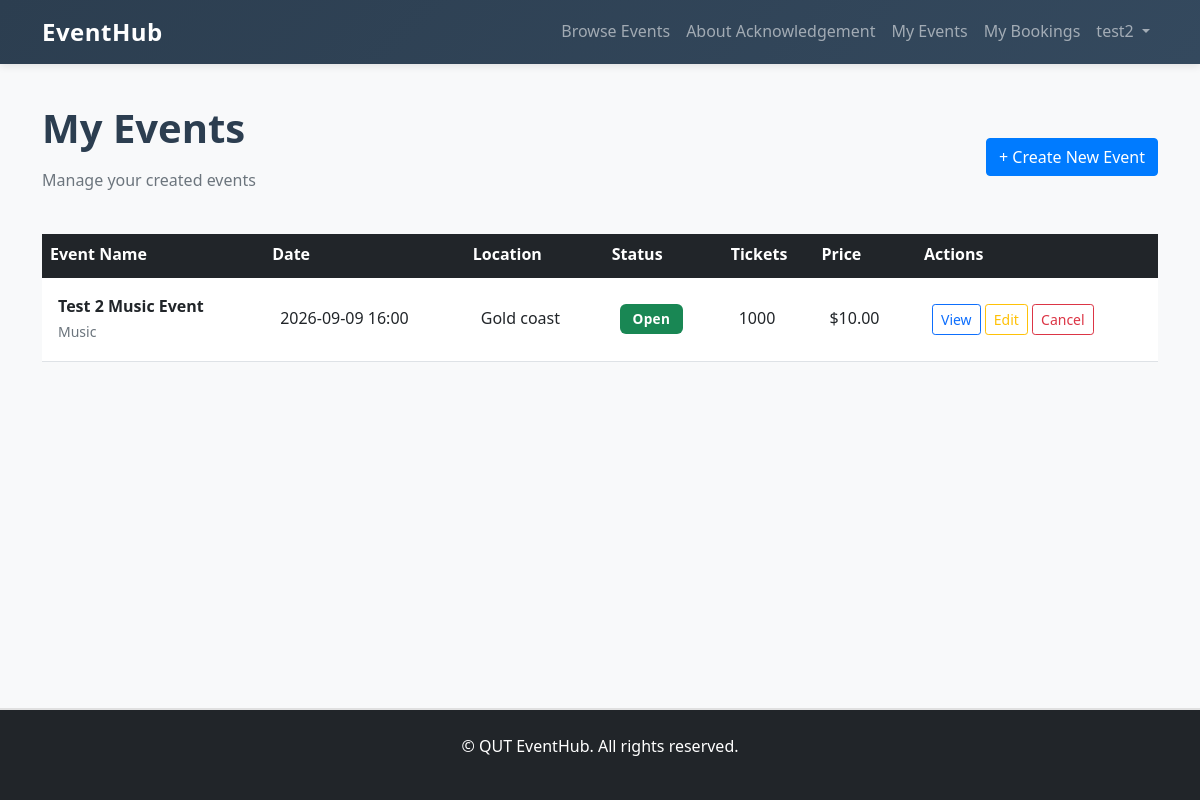
The app's page /my-events (signed in) with its own data.
### eventmanager/models.py (models this page shows, shortened)
class User(db.Model, UserMixin):
    id = db.Column(db.Integer, primary_key=True)
    first_name = db.Column(db.String(50))
    surname = db.Column(db.String(50))
    email = db.Column(db.String(100), unique=True)
    password_hash = db.Column(db.String(255))
    phone = db.Column(db.String(20))
    address = db.Column(db.String(200))
    events = db.relationship('Event', backref='organizer', foreign_keys='Event.user_id', cascade='all, delete-orphan')
    bookings = db.relationship('Booking', backref='user', foreign_keys='Booking.user_id', cascade='all, delete-orphan')
    comments = db.relationship('Comment', backref='user', foreign_keys='Comment.user_id', cascade='all, delete-orphan')

class Event(db.Model):
    id = db.Column(db.Integer, primary_key=True)
    title = db.Column(db.String(100), nullable=False)
    description = db.Column(db.Text)
    category = db.Column(db.String(50))
    location = db.Column(db.String(100))
    date = db.Column(db.DateTime, nullable=False)
    price = db.Column(db.Float)
    tickets_available = db.Column(db.Integer)
    image = db.Column(db.String(200))
    status = db.Column(db.String(20), default='Open')
    acknowledgement_type = db.Column(db.String(20), default='None')
    acknowledgement_text = db.Column(db.Text)
    acknowledgement_location = db.Column(db.String(100))
    user_id = db.Column(db.Integer, db.ForeignKey('user.id'), nullable=False)
    bookings = db.relationship('Booking', backref='event', foreign_keys='Booking.event_id', cascade='all, delete-orphan')
    comments = db.relationship('Comment', backref='event', foreign_keys='Comment.event_id', cascade='all, delete-orphan')

### eventmanager/views.py (the view)
@views.route('/my-events')
@login_required
def my_events():
    events = Event.query.filter_by(user_id=current_user.id).all()
    return render_template('my_events.html', events=events)

### eventmanager/templates/my_events.html (shortened to what this page needs)
{% extends "base.html" %}
{% block content %}
<div class="row mb-4">
    <div class="col-md-12">
        <div class="d-flex justify-content-between align-items-center">
            <div>
                <h1>My Events</h1>
                <p class="text-muted">Manage your created events</p>
            </div>
            <a href="{{ url_for('views.create_event') }}" class="btn btn-primary">+ Create New Event</a>
        </div>
    </div>
</div>
{% if events %}
    <div class="table-responsive">
        <table class="table table-hover">
            <thead class="table-dark">
                <tr>
                    <th>Event Name</th>
                    <th>Date</th>
                    <th>Location</th>
                    <th>Status</th>
                    <th>Tickets</th>
                    <th>Price</th>
                    <th>Actions</th>
                </tr>
            </thead>
            <tbody>
                {% for event in events %}
                    <tr>
                        <td>
                            <strong>{{ event.title }}</strong><br>
                            <small class="text-muted">{{ event.category }}</small>
                        </td>
                        <td>{{ event.date.strftime('%Y-%m-%d %H:%M') }}</td>
                        <td>{{ event.location }}</td>
                        <td>
                            {% if event.status == 'Open' %}
                                <span class="badge bg-success">Open</span>
                            {% elif event.status == 'Sold Out' %}
                                <span class="badge bg-danger">Sold Out</span>
                            {% elif event.status == 'Cancelled' %}
                                <span class="badge bg-warning">Cancelled</span>
                            {% else %}
                                <span class="badge bg-secondary">{{ event.status }}</span>
                            {% endif %}
                        </td>
                        <td>{{ event.tickets_available }}</td>
                        <td>${{ "%.2f"|format(event.price) }}</td>
                        <td>
                            <a href="{{ url_for('views.event_details', event_id=event.id) }}" class="btn btn-sm btn-outline-primary">View</a>
                            {% if event.status != 'Cancelled' %}
                                <a href="{{ url_for('views.edit_event', event_id=event.id) }}" class="btn btn-sm btn-outline-warning">Edit</a>
                                <form method="POST" action="{{ url_for('views.cancel_event', event_id=event.id) }}" style="display: inline;">
                                    <button type="submit" class="btn btn-sm btn-outline-danger" onclick="return confirm('Are you sure?')">Cancel</button>
                                </form>
                            {% endif %}
                        </td>
                    </tr>
                {% endfor %}
            </tbody>
        </table>
    </div>
{% else %}
    <div class="alert alert-info">
        You haven't created any events yet. <a href="{{ url_for('views.create_event') }}">Create your first event</a>!
    </div>
{% endif %}
{% endblock %}

### eventmanager/templates/base.html (shortened to what this page needs)
<!DOCTYPE html>
<html lang="en">
<head>
    <link href="https://cdn.jsdelivr.net/npm/bootstrap@5.1.3/dist/css/bootstrap.min.css" rel="stylesheet">
    <link rel="stylesheet" href="{{ url_for('static', filename='css/style.css') }}">
</head>
<body>
    <nav class="navbar navbar-expand-lg navbar-dark bg-dark">
        <div class="container">
            <a class="navbar-brand" href="{{ url_for('views.index') }}">
                <strong>EventHub</strong>
            </a>
            <div class="collapse navbar-collapse" id="navbarNav">
                <ul class="navbar-nav ms-auto">
                    <li class="nav-item">
                        <a class="nav-link" href="{{ url_for('views.index') }}">Browse Events</a>
                    </li>
                    <li class="nav-item">
                        <a class="nav-link" href="{{ url_for('views.about_acknowledgement') }}">About Acknowledgement</a>
                    </li>
                    {% if current_user.is_authenticated %}
                        <li class="nav-item">
                            <a class="nav-link" href="{{ url_for('views.my_events') }}">My Events</a>
                        </li>
                        <li class="nav-item">
                            <a class="nav-link" href="{{ url_for('views.booking_history') }}">My Bookings</a>
                        </li>
                        <li class="nav-item dropdown">
                            <a class="nav-link dropdown-toggle" href="#" id="userDropdown" role="button" data-bs-toggle="dropdown">
                                {{ current_user.first_name }}
                            </a>
                        </li>
                    {% endif %}
                </ul>
            </div>
        </div>
    </nav>
    <main class="container my-4">
        {% block content %}{% endblock %}
    </main>
    <footer class="bg-dark text-white text-center py-4 mt-5">
        <p>&copy; QUT EventHub. All rights reserved.</p>
    </footer>
</body>
</html>

### eventmanager/static/css/style.css (style rules this page uses)
:root { --primary-color: #007bff; --secondary-color: #6c757d; --success-color: #28a745; --danger-color: #dc3545; --warning-color: #ffc107; --info-color: #17a2b8; --light-bg: #f8f9fa; }
* { margin: 0; padding: 0; box-sizing: border-box; }
body { font-family: 'Segoe UI', Tahoma, Geneva, Verdana, sans-serif; background-color: var(--light-bg); color: #333; line-height: 1.6; min-height: 100vh; display: flex; flex-direction: column; }
main { flex: 1; }
.navbar { box-shadow: 0 2px 8px rgba(0, 0, 0, 0.1); background: linear-gradient(135deg, #2c3e50 0%, #34495e 100%) !important; }
.navbar-brand { font-size: 1.5rem; font-weight: bold; letter-spacing: 0.5px; }
.nav-link { transition: all 0.3s ease; }
.btn-primary { background-color: var(--primary-color); border-color: var(--primary-color); }
.btn-sm { font-size: 0.875rem; }
.badge { padding: 0.5rem 0.8rem; border-radius: 6px; font-size: 0.85rem; font-weight: 600; letter-spacing: 0.3px; }
.table { overflow: hidden; background-color: white; }
.table thead { background-color: #2c3e50; color: white; font-weight: 600; }
.table tbody tr { transition: all 0.2s ease; }
.table td { vertical-align: middle; padding: 1rem; }
footer { margin-top: auto; border-top: 2px solid #e0e0e0; background-color: #2c3e50; color: white; text-align: center; padding: 2rem; }
.text-center { text-align: center; }
.mb-4 { margin-bottom: 1.5rem !important; }
.mt-5 { margin-top: 3rem !important; }
.d-flex { display: flex; }
.justify-content-between { justify-content: space-between; }
.align-items-center { align-items: center; }
h1, h2, h3, h4, h5, h6 { color: #2c3e50; font-weight: 600; margin-bottom: 1rem; }
a { color: var(--primary-color); text-decoration: none; transition: color 0.3s ease; }

### records on screen
User: first_name "test2"
Event: title "Test 2 Music Event", category "Music", date "2026-09-09 16:00", location "Gold coast", status "Open", tickets_available "1000", price "10.00"
